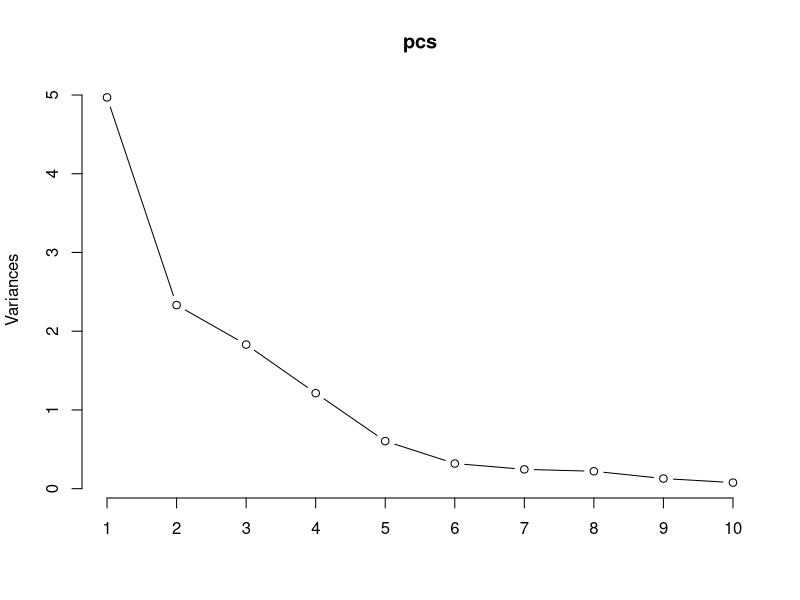
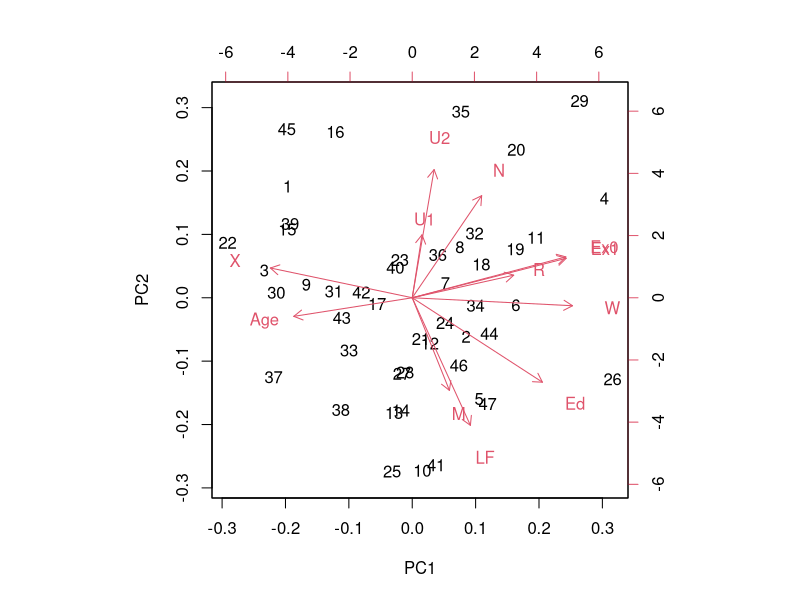
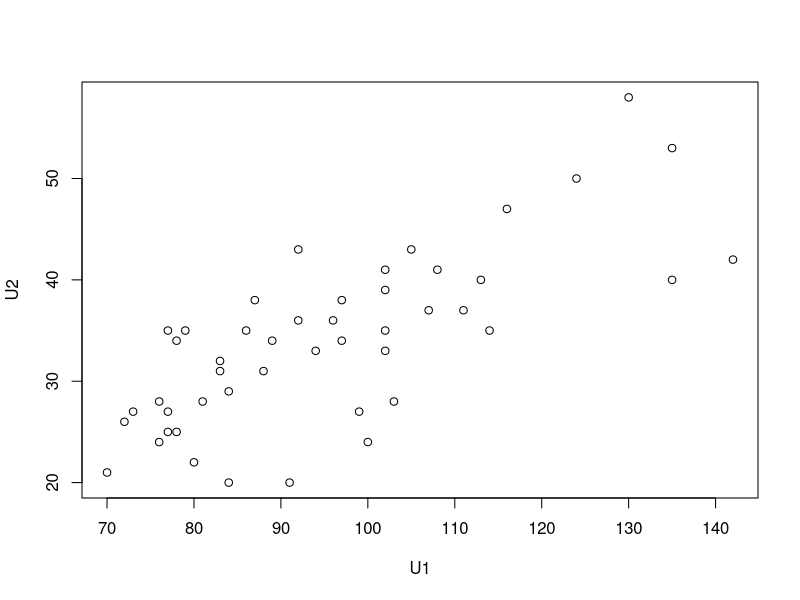

Generate these figures, in order, with R: (Note: this script raises an error after producing the figures.)
setwd("C:\\UM\\Courses\\SI\\SI618\\HW\\HW5")
uscrime<-read.delim('uscrime.txt')
uscrime
View(uscrime)
pcs <- prcomp(uscrime,scale = TRUE)
summary(pcs)
pre <- predict(pcs)
pre
plot(pcs,type = 'l')

biplot(pcs)

plot(uscrime[,c(9,10)])
pearson.cor = cor(uscrime[,c(9,10)],method = "pearson")
pearson.cor

manage<-read.delim('manage.csv',sep = ',')
indx <- sapply(manage,is.factor)
manage[indx] <- lapply(manage[indx],function(x)(factor(as.character(x),levels=c("VERY LITTLE EXTENT","LITTLE EXTENT","SOME EXTENT","MODERATE EXTENT","CONSIDERABLE EXTENT","GREAT EXTENT","TO A VERY GREAT EXTENT"))))
for(i in c(1:11)){
  levels(manage[,i]) <- c(1,2,3,4,5,6,7)
  manage[,i]<-as.numeric(levels(manage[,i])[manage[,i]])
}

factanal(x=manage,factors = 1,rotation = "promax")
factanal(x=manage,factors = 2,rotation = "promax")
factanal(x=manage,factors = 3,rotation = "promax")


